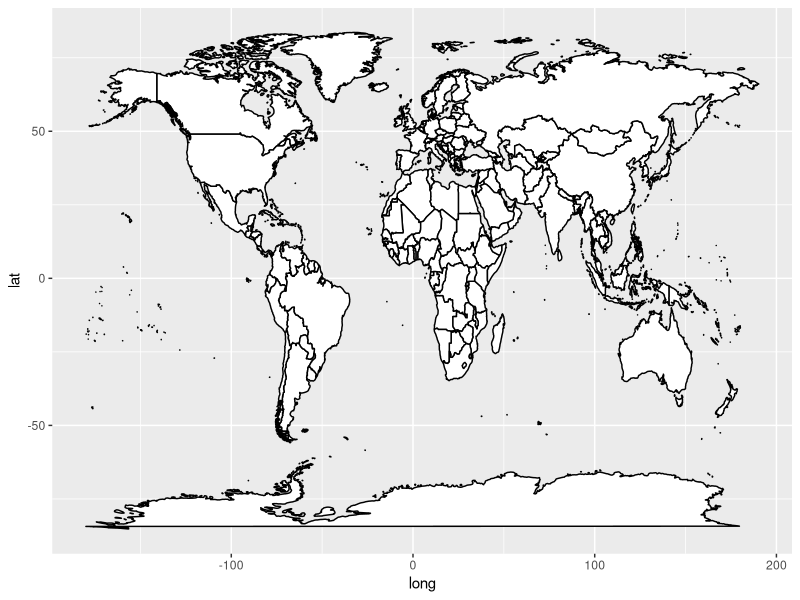

This figure's R source:
## ---- chunk 1
library(ggplot2)
world <- map_data("world")
ggplot(world, aes(y=lat,x=long)) + 
  geom_polygon(aes(group=group), fill="white", col = "black") 
  
